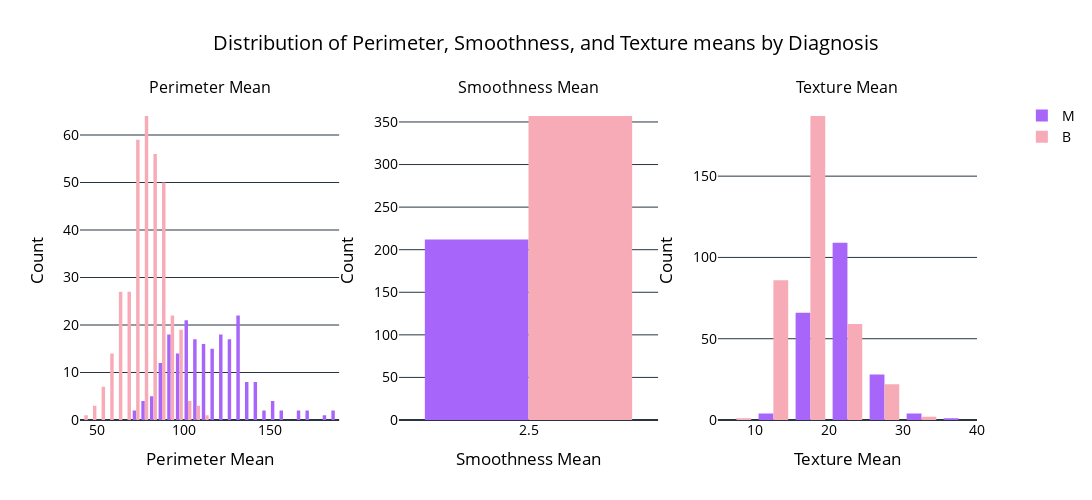

Notebook source saved alongside this figure:
### Code cell
# Create combined histograms
hist1 = px.histogram(df, x='perimeter_mean', color='diagnosis', color_discrete_sequence=['#A865f9', '#f6abb6'])
hist2 = px.histogram(df, x='smoothness_mean', color='diagnosis', color_discrete_sequence=['#A865f9', '#f6abb6'])
hist3 = px.histogram(df, x='texture_mean', color='diagnosis', color_discrete_sequence=['#A865f9', '#f6abb6'])

# Creating a 1x3 subplot
fig = make_subplots(rows=1, cols=3, subplot_titles=("Perimeter Mean", "Smoothness Mean", "Texture Mean"))

# Adding histograms to the subplot
fig.add_trace(hist1['data'][0], row=1, col=1)
fig.add_trace(hist1['data'][1], row=1, col=1)

fig.add_trace(hist2['data'][0], row=1, col=2)
fig.add_trace(hist2['data'][1], row=1, col=2)

fig.add_trace(hist3['data'][0], row=1, col=3)
fig.add_trace(hist3['data'][1], row=1, col=3)

# Updating the x-axis and y-axis labels for each of the subplots
fig.update_xaxes(title_text="Perimeter Mean", row=1, col=1)
fig.update_yaxes(title_text="Count", row=1, col=1)

fig.update_xaxes(title_text="Smoothness Mean", row=1, col=2)
fig.update_yaxes(title_text="Count", row=1, col=2)

fig.update_xaxes(title_text="Texture Mean", row=1, col=3)
fig.update_yaxes(title_text="Count", row=1, col=3)


fig.update_layout(
    height=500, 
    width=1300,  # Width is maintained for appropriate margin
    title_text="Distribution of Perimeter, Smoothness, and Texture means by Diagnosis",
    title_x=0.5,  # Center the main title
    template='plotly_dark',  # Apply a dark theme
    font=dict(
        size=14,
        color="black"
    ),
    legend=dict(
        x=1.05,  # Bring legend closer to the plot
        y=1,  # Position legend at the top
        traceorder="normal",
        bgcolor="rgba(0,0,0,0)",  # Transparent legend background
        bordercolor="rgba(255,255,255,0.3)"
    ),
    margin=dict(r=100),  # Add margin to the right to ensure nothing is cut off
    plot_bgcolor='rgba(0,0,0,0)',  # Transparent plot background
    paper_bgcolor='rgba(0,0,0,0)'  # Transparent overall background
)

# Showing the legend only for the "Texture Mean" parameter
for i in range(4):
    fig.data[i].showlegend = False

# Showing the combined plot
fig.show()

### Figure 1 — Plotly figure (JSON) as saved in the notebook; plotly's stock layout.template omitted (floating-point values rounded to 4 significant figures; data arrays with more than 128 entries replaced by an {"elided": "..."} marker saying what was removed)
{"data": [{"alignmentgroup": "True", "bingroup": "x", "hovertemplate": "diagnosis=M<br>perimeter_mean=%{x}<br>count=%{y}<extra></extra>", "legendgroup": "M", "marker": {"color": "#A865f9", "pattern": {"shape": ""}}, "name": "M", "offsetgroup": "M", "orientation": "v", "showlegend": false, "type": "histogram", "x": {"elided": "212 float values"}, "xaxis": "x", "yaxis": "y"}, {"alignmentgroup": "True", "bingroup": "x", "hovertemplate": "diagnosis=B<br>perimeter_mean=%{x}<br>count=%{y}<extra></extra>", "legendgroup": "B", "marker": {"color": "#f6abb6", "pattern": {"shape": ""}}, "name": "B", "offsetgroup": "B", "orientation": "v", "showlegend": false, "type": "histogram", "x": {"elided": "357 float values"}, "xaxis": "x", "yaxis": "y"}, {"alignmentgroup": "True", "bingroup": "x", "hovertemplate": "diagnosis=M<br>smoothness_mean=%{x}<br>count=%{y}<extra></extra>", "legendgroup": "M", "marker": {"color": "#A865f9", "pattern": {"shape": ""}}, "name": "M", "offsetgroup": "M", "orientation": "v", "showlegend": false, "type": "histogram", "x": {"elided": "212 float values"}, "xaxis": "x2", "yaxis": "y2"}, {"alignmentgroup": "True", "bingroup": "x", "hovertemplate": "diagnosis=B<br>smoothness_mean=%{x}<br>count=%{y}<extra></extra>", "legendgroup": "B", "marker": {"color": "#f6abb6", "pattern": {"shape": ""}}, "name": "B", "offsetgroup": "B", "orientation": "v", "showlegend": false, "type": "histogram", "x": {"elided": "357 float values"}, "xaxis": "x2", "yaxis": "y2"}, {"alignmentgroup": "True", "bingroup": "x", "hovertemplate": "diagnosis=M<br>texture_mean=%{x}<br>count=%{y}<extra></extra>", "legendgroup": "M", "marker": {"color": "#A865f9", "pattern": {"shape": ""}}, "name": "M", "offsetgroup": "M", "orientation": "v", "showlegend": true, "type": "histogram", "x": {"elided": "212 float values"}, "xaxis": "x3", "yaxis": "y3"}, {"alignmentgroup": "True", "bingroup": "x", "hovertemplate": "diagnosis=B<br>texture_mean=%{x}<br>count=%{y}<extra></extra>", "legendgroup": "B", "marker": {"color": "#f6abb6", "pattern": {"shape": ""}}, "name": "B", "offsetgroup": "B", "orientation": "v", "showlegend": true, "type": "histogram", "x": {"elided": "357 float values"}, "xaxis": "x3", "yaxis": "y3"}], "layout": {"annotations": [{"font": {"size": 16}, "showarrow": false, "text": "Perimeter Mean", "x": 0.1444, "xanchor": "center", "xref": "paper", "y": 1, "yanchor": "bottom", "yref": "paper"}, {"font": {"size": 16}, "showarrow": false, "text": "Smoothness Mean", "x": 0.5, "xanchor": "center", "xref": "paper", "y": 1, "yanchor": "bottom", "yref": "paper"}, {"font": {"size": 16}, "showarrow": false, "text": "Texture Mean", "x": 0.8556, "xanchor": "center", "xref": "paper", "y": 1, "yanchor": "bottom", "yref": "paper"}], "font": {"color": "black", "size": 14}, "height": 500, "legend": {"bgcolor": "rgba(0, 0, 0, 0)", "bordercolor": "rgba(255,255,255,0.3)", "traceorder": "normal", "x": 1.05, "y": 1}, "margin": {"r": 100}, "paper_bgcolor": "rgba(0, 0, 0, 0)", "plot_bgcolor": "rgba(0, 0, 0, 0)", "title": {"text": "Distribution of Perimeter, Smoothness, and Texture means by Diagnosis", "x": 0.5}, "width": 1300, "xaxis": {"anchor": "y", "autorange": true, "domain": [0, 0.2889], "range": [40, 190], "title": {"text": "Perimeter Mean"}, "type": "linear"}, "xaxis2": {"anchor": "y2", "autorange": true, "domain": [0.3556, 0.6444], "range": [0, 5], "title": {"text": "Smoothness Mean"}, "type": "linear"}, "xaxis3": {"anchor": "y3", "autorange": true, "domain": [0.7111, 1], "range": [5, 40], "title": {"text": "Texture Mean"}, "type": "linear"}, "yaxis": {"anchor": "x", "autorange": true, "domain": [0, 1], "range": [0, 67.37], "title": {"text": "Count"}}, "yaxis2": {"anchor": "x2", "autorange": true, "domain": [0, 1], "range": [0, 375.8], "title": {"text": "Count"}}, "yaxis3": {"anchor": "x3", "autorange": true, "domain": [0, 1], "range": [0, 196.8], "title": {"text": "Count"}}}}
